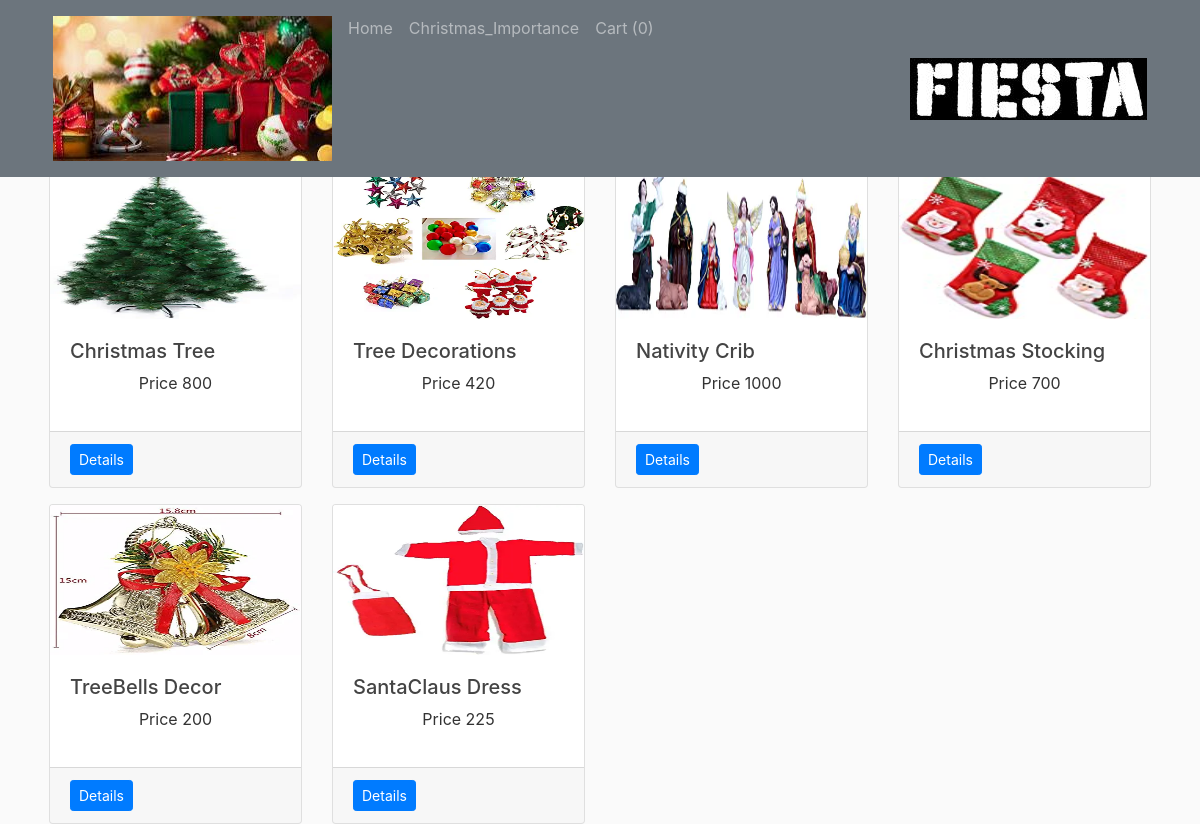
Page /christmas on the committed database.
### database.py (models this page shows, shortened)
class Christmas(db.Model,UserMixin):
	id = db.Column(db.Integer,primary_key=True)
	image = db.Column(db.String(120),nullable=False)
	name = db.Column(db.String(120),nullable=False,unique=True)
	types = db.Column(db.String(120),nullable=False)
	category = db.Column(db.String(120),nullable=False)
	price = db.Column(db.Integer,nullable=False)
	companyname = db.Column(db.String(120),nullable=False)
	quantity = db.Column(db.Integer,nullable=False)
	detail = db.Column(db.String(200),nullable=False)
	username = db.Column(db.String(120),nullable=False)

### new.py (the view)
@app.route("/christmas")
def christmas():
	return render_template('christmas.html',products = Christmas.query.all())

### template/christmas.html (shortened to what this page needs)
<!DOCTYPE html>
<html>
<head>
    <link rel="stylesheet" href="https://stackpath.bootstrapcdn.com/bootstrap/4.4.1/css/bootstrap.min.css">
    <link rel="stylesheet" type="text/css" href="{{url_for('static', filename='main.css')}}">
</head>
<body >
  <nav class="navbar navbar-expand-md navbar-dark bg-secondary fixed-top"  >
    <div class="container">
      <div class="collapse navbar-collapse" id="navbarToggle">
         <div class="navbar-nav mr-auto" >
          <img class="nav-item nav-link"  src="{{url_for('static', filename='christmas/chr1.jpg')}}"  />
          <div class="navbar-nav mr-auto" >
          <a class="nav-item nav-link" href="/home1" >Home</a>
          <a class="nav-item nav-link" href="/christmasimp">Christmas_Importance</a>
          <a class="nav-link" href="/carts" tableindex="-1" >Cart ({{session['Shoppingcart']|length}})</a>
        </div>
        </div>
        <div class="navbar-nav ">
            <img class="nav-item nav-link" src="{{url_for('static', filename='new3.jpg')}}" />
         </div>
      </div>
    </div>
  </nav>
	<main role="main" class="container">
    <div class="row">
{% for product in products %}
  <div class="col-md-3 mt-3">
      <div class="card">
        <img src="{{url_for('static',filename=product.image)}}" alt="{{product.name}}"class="card-img-top" height="150">
         <div class="card-body">
           <h5 class="text-cent">{{product.name}}</h5>
           <p class="text-center">Price {{product.price}}</p>
         </div>
         <div class="card-footer">
            <a href="{{url_for('single_page2',id=product.id)}}" class="float-left btn btn-sm btn-primary">Details</a>
         </div>
      </div>
  </div>
  {% endfor %} </div>
</main>
</body>
</html>

### static/main.css (style rules this page uses)
body { background: #fafafa; color: #333333; margin-top: 5rem; }
h1, h2, h3, h4, h5, h6 { color: #444444; }
.row { display: flex; flex-wrap: wrap; padding: 0 4px; }

### rows in the picture
Christmas: image (picture), name "Christmas Tree", price "800"
Christmas: image (picture), name "Tree Decorations", price "420"
Christmas: image (picture), name "Nativity Crib", price "1000"
Christmas: image (picture), name "Christmas Stocking", price "700"
Christmas: image (picture), name "TreeBells Decor", price "200"
Christmas: image (picture), name "SantaClaus Dress", price "225"

### other values in the picture
{{ session['Shoppingcart']|length }} "0"
